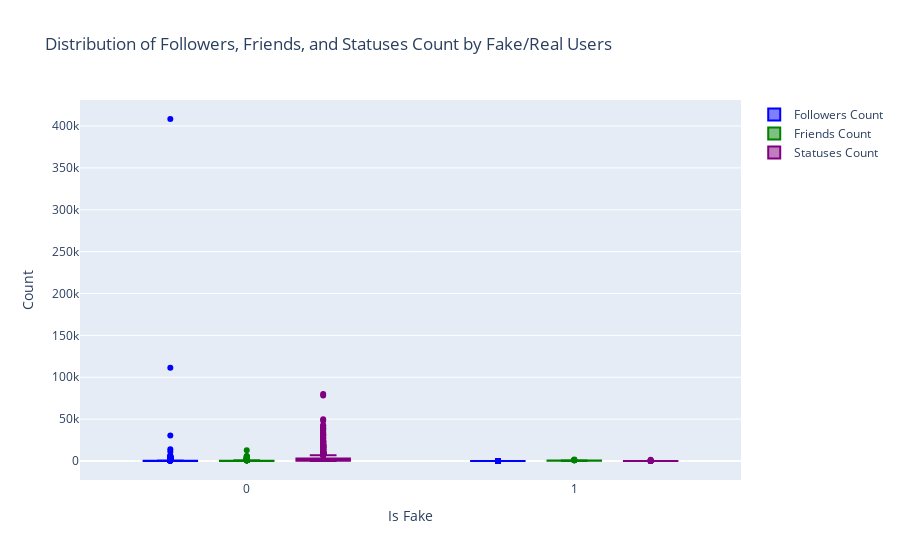

The notebook cell this image was saved under:
### Code cell
import plotly.graph_objects as go

# Create box plots for each metric
fig_combined = go.Figure()

fig_combined.add_trace(go.Box(
    y=X_train['followers_count'],
    x=y_train,
    name='Followers Count',
    marker_color='blue'
))

fig_combined.add_trace(go.Box(
    y=X_train['friends_count'],
    x=y_train,
    name='Friends Count',
    marker_color='green'
))

fig_combined.add_trace(go.Box(
    y=X_train['statuses_count'],
    x=y_train,
    name='Statuses Count',
    marker_color='purple'
))

# Update layout
fig_combined.update_layout(
    title='Distribution of Followers, Friends, and Statuses Count by Fake/Real Users',
    xaxis_title='Is Fake',
    yaxis_title='Count',
    boxmode='group'
)

fig_combined.show()

### Figure 1 — Plotly figure (JSON) as saved in the notebook; plotly's stock layout.template omitted (floating-point values rounded to 4 significant figures; data arrays with more than 128 entries replaced by an {"elided": "..."} marker saying what was removed)
{"data": [{"marker": {"color": "blue"}, "name": "Followers Count", "type": "box", "x": {"elided": "2037 int values"}, "y": {"elided": "2037 int values"}}, {"marker": {"color": "green"}, "name": "Friends Count", "type": "box", "x": {"elided": "2037 int values"}, "y": {"elided": "2037 int values"}}, {"marker": {"color": "purple"}, "name": "Statuses Count", "type": "box", "x": {"elided": "2037 int values"}, "y": {"elided": "2037 int values"}}], "layout": {"boxmode": "group", "title": {"text": "Distribution of Followers, Friends, and Statuses Count by Fake/Real Users"}, "xaxis": {"title": {"text": "Is Fake"}}, "yaxis": {"title": {"text": "Count"}}}}
